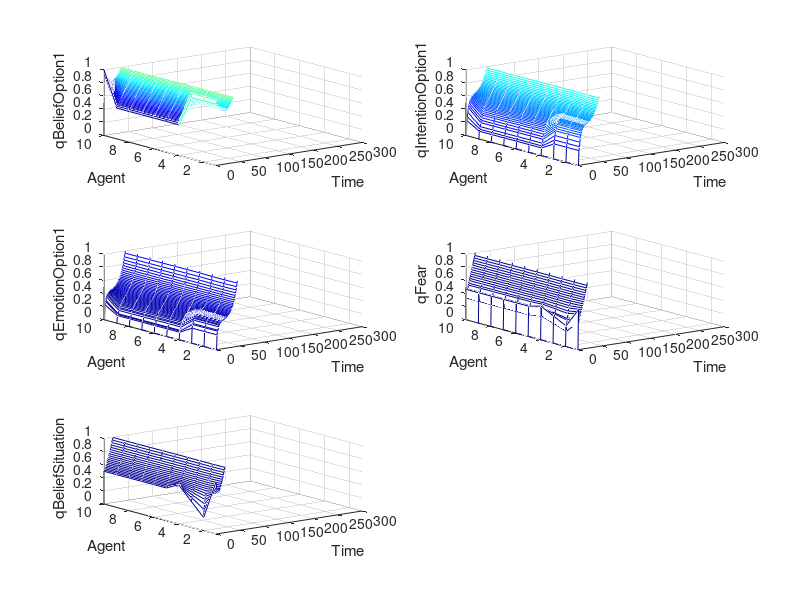

Recreate this plot in MATLAB.
%           Social Panic Mocel                  Final Assignment
%          Sander Martijn Kerkdijk               Max Turpijn
%          Course: Behaviour Dynamics in social Networks 
%               Vrije Universiteit Amsterdam 2015
%                    Copying will be punished





% Belief about an exit and emotions felt for different exits.
deltaT = 0.1;
numberOfSteps = 300;
numberOfAgents = 10;

% The speed parameters for the formulas with Beta,Eta and Delta parameters.
% The parameters are already optimized
muBeta = 0.1; 
muEta = 0.1;
muDelta = 0.1;

%personality characteristic that controls what you do in case or fear: + is
%positive and a - is negative
zeta = 1;

% parameter for treshold function in formulas for delta, ebta and eta
sigma = 40; % Should be a number above 20
tau = 0.5; %is treshold for qFear(affect on speedparameters

% parameters for combination functions for intentions and emotions for options.
% Calculated together it should always equal 1
omegaOEA1 = 0.5;
omegaOBA1 = 0.5;
omegaOEBA = omegaOEA1 + omegaOBA1; % 1
omegaOEA2 = 0.33;
omegaOIA1 = 0.33;
omegaOBA2 = 0.33;
omegaOIEBA = omegaOEA2 + omegaOIA1 + omegaOBA2; % 1
omegaOIA2 = 0.0;
omegaOBA3 = 1;
omegaOIBA = omegaOIA2 + omegaOBA3; % 1

%initial values for Fear about a situation
standardEpsilonFear = 1; standardDeltaFear = 1; standardEtaFear = 0.5; standardBetaFear = 0.5; standardNuFear = 0.5;

%initial values for Belief about a situation

standardEpsilonBeliefSituation = 1;
standardDeltaBeliefSituation = 0.5;
standardEtaBeliefSituation = 0.5;
standardBetaBeliefSituation = 0.5;

% 1 means very relevant and relevant for survival and 
% 0 means situation dangerious but not relevant for survival
standardRBeliefSituation = 1; 
standardPBeliefSituation = 0; 

initialBetaBeliefExitOption1 = 0.5;
initialEpsilonBeliefExitOption1 = 1;
initialDeltaBeliefExitOption1 = 0.1;
initialEtaBeliefExitOption1 = 0.5; 

%initial values for parameters/variables that have to do with EMOTIONS felt 
%for each exit options
standardEpsilonEmotionExitOption1 = 1;
standardDeltaEmotionExitOption1 = 1;
 initialQEmotionExitOption1 = 0; 
standardEtaEmotionExitOption1 = 0.5;
standardBetaEmotionExitOption1 = 0.5; 


% initial or standard values for parameters/variables that have to do with 
% INTENTIONS for exit options

initialQIntentionExitOption1 = 0;
standardEpsilonIntentionExitOption1 = 1; 
standardDeltaIntentionExitOption1 = 1; 
standardEtaIntentionExitOption1 = 0.5; 
standardBetaIntentionExitOption1 = 0.5; 



%defining size of matricis
epsilonFear = zeros(numberOfAgents, 1);
deltaFear = zeros(numberOfAgents, 1);
etaFear = zeros(numberOfAgents, 1);
betaFear = zeros(numberOfAgents, 1);
nuFear = zeros(numberOfAgents, 1);
normalGroupImpactFear = zeros(numberOfAgents, numberOfSteps + 1);
qFearStar = zeros(numberOfAgents, numberOfSteps + 1); gammaFear = zeros(numberOfAgents , numberOfAgents);
overallGammaFear = zeros(numberOfAgents , 1);
rBeliefSituation = zeros(numberOfAgents, 1); 
pBeliefSituation = zeros(numberOfAgents, 1);
qFear = zeros(numberOfAgents, numberOfSteps + 1); 
qBeliefSituation = zeros(numberOfAgents, numberOfSteps + 1); 
betaBeliefSituation = zeros(numberOfAgents, numberOfSteps + 1);
epsilonBeliefSituation = zeros(numberOfAgents, 1); 
deltaBeliefSituation = zeros(numberOfAgents, numberOfSteps + 1);
etaBeliefSituation = zeros(numberOfAgents, numberOfSteps + 1);
overallGammaBeliefSituation = zeros(numberOfAgents , numberOfSteps + 1);
qBeliefExitOption1 = zeros(numberOfAgents, numberOfSteps + 1); 
qBeliefExitOption1Star = zeros(numberOfAgents, numberOfSteps + 1);
gammaBeliefSituation = zeros(numberOfAgents, numberOfAgents);
qBeliefSituationStar = zeros(numberOfAgents, numberOfSteps );
gammaBeliefExitOption1 = zeros(numberOfAgents, numberOfAgents); 
overallGammaBeliefExitOption1 = zeros(numberOfAgents, numberOfSteps + 1); 
betaBeliefExitOption1 = zeros(numberOfAgents, numberOfSteps + 1); 
epsilonBeliefExitOption1 = zeros(numberOfAgents, 1); 
deltaBeliefExitOption1 = zeros(numberOfAgents, numberOfSteps + 1); 
etaBeliefExitOption1 = zeros(numberOfAgents, numberOfSteps + 1); 
epsilonEmotionExitOption1 = zeros(numberOfAgents, 1); 
deltaEmotionExitOption1 = zeros(numberOfAgents, 1);  
gammaEmotionExitOption1 = zeros(numberOfAgents, numberOfAgents);
overallGammaEmotionExitOption1 = zeros(numberOfAgents,1); 
overallGammaEmotionExitOption1Star = zeros(numberOfAgents, 1);
qEmotionExitOption1 = zeros(numberOfAgents, numberOfSteps + 1);
etaEmotionExitOption1 = zeros(numberOfAgents, 1); 
betaEmotionExitOption1 = zeros(numberOfAgents, 1); 
qEmotionExitOption1Star = zeros(numberOfAgents, numberOfSteps + 1);
qEmotionExitOption1StarStar = zeros(numberOfAgents, numberOfSteps + 1);
qIntentionExitOption1 = zeros(numberOfAgents, numberOfSteps + 1);
epsilonIntentionExitOption1 = zeros(numberOfAgents, 1); 
deltaIntentionExitOption1 = zeros(numberOfAgents, 1);
gammaIntentionExitOption1 = zeros(numberOfAgents, numberOfAgents);
overallGammaIntentionExitOption1 = zeros(numberOfAgents , 1);
overallGammaIntentionExitOption1Star = zeros(numberOfAgents, 1);
etaIntentionExitOption1 = zeros(numberOfAgents, 1); 
betaIntentionExitOption1 = zeros(numberOfAgents, 1); 
qIntentionExitOption1Star = zeros(numberOfAgents, numberOfSteps + 1);
qIntentionExitOption1StarStar = zeros(numberOfAgents, numberOfSteps + 1);


% Set initial values.
qFear = [0; 0; 0; 1; 1; 1; 0.2; 0.2; 0.1; 0.3]; 
qBeliefSituation = [0.8; 0.2; 0.4; 0.6; 0.5; 0.5; 0.5; 0.5; 0.5; 0.5; ];
qBeliefExitOption1 = [1; 1; 1; 0.5; 0.5; 0.5; 0.5; 0.5; 0.5; 1];

% setting the values for parameters and initial values for variables
for i = 1:numberOfAgents
    epsilonFear(i, 1) = standardEpsilonFear; deltaFear(i, 1) = standardDeltaFear; etaFear(i, 1) = standardEtaFear; betaFear(i,1) = standardBetaFear; nuFear(i,1) = standardNuFear;
rBeliefSituation(i, 1) = standardRBeliefSituation; pBeliefSituation(i,1) = standardPBeliefSituation;
epsilonBeliefSituation(i, 1) = standardEpsilonBeliefSituation; 
deltaBeliefSituation(i, 1) = standardDeltaBeliefSituation; 
etaBeliefSituation(i, 1) = standardEtaBeliefSituation; 
betaBeliefSituation(i, 1) = standardBetaBeliefSituation;
epsilonEmotionExitOption1(i, 1) = standardEpsilonEmotionExitOption1; 
deltaEmotionExitOption1(i, 1) = standardDeltaEmotionExitOption1; 
qEmotionExitOption1(i, 1) = initialQEmotionExitOption1; 
etaEmotionExitOption1(i, 1) = standardEtaEmotionExitOption1; 


% Constant for all.....
qIntentionExitOption1(i, 1) = initialQIntentionExitOption1; 
epsilonIntentionExitOption1(i,1) = standardEpsilonIntentionExitOption1; 
deltaIntentionExitOption1(i, 1) = standardDeltaIntentionExitOption1;  
etaIntentionExitOption1(i,1) = standardEtaIntentionExitOption1; 
betaIntentionExitOption1(i, 1) = standardBetaIntentionExitOption1; 
end


for i = 1:numberOfAgents
betaBeliefExitOption1(i, 1) = initialBetaBeliefExitOption1; 
epsilonBeliefExitOption1(i, 1) = initialEpsilonBeliefExitOption1; 
deltaBeliefExitOption1(i, 1) = initialDeltaBeliefExitOption1; 
etaBeliefExitOption1(i, 1) = initialEtaBeliefExitOption1; 
end

% setting the beliefs of the emergenecy options about their accessibility
pBeliefExitOption1(1,1) = 0; % not accessible
rBeliefExitOption1(1,1) = 1; % information = relevant for survival

for i = 1: numberOfAgents
    if i> numberOfAgents
        qBeliefExitOption1(i, 1) = pBeliefExitOption1(i-18,1);
    end
    
end




%#### calculating gamma's and overallgamma's that are CONSTANT over all timesteps 
% gammaFear = epsilonFear of sender * deltaFear of receiver
% overallGammaFear = sum of all gamma's from the senders to the receiver 

for i = 1: numberOfAgents
    for j = 1: numberOfAgents
        gammaFear(i,j) = epsilonFear(j,1) * deltaFear(i, 1); 
        overallGammaFear(i, 1) = sum(gammaFear(i,:)) - gammaFear(i, i);
 gammaEmotionExitOption1(i,j) = epsilonEmotionExitOption1(j,1) * deltaEmotionExitOption1(i, 1);      
overallGammaEmotionExitOption1(i, 1) = sum(gammaEmotionExitOption1(i,:)) - gammaEmotionExitOption1(i, i);

    end
end

%calculation of overallGammaExitOptionStar = overallGamm multiplied by the sum of the omega's

for i =1: numberOfAgents
    overallGammaEmotionExitOption1Star(i, 1) = overallGammaEmotionExitOption1(i, 1) * omegaOEBA;
end
        
%calculating contagion strengths for intentions towards the exit option 
%calculation of overallGamma's of intentions for exit option = sum of all sending gamma's to a receiver

for i = 1: numberOfAgents
for j = 1: numberOfAgents 
    gammaIntentionExitOption1(i,j) = epsilonIntentionExitOption1(j,1) * deltaIntentionExitOption1(i, 1);     
    overallGammaIntentionExitOption1(i, 1) = sum(gammaIntentionExitOption1(i,:)) - gammaIntentionExitOption1(i, i);

end
end

%calculation of overallGammaExitOptionStar = overallGamm multiplied by the sum of the omega's

for i =1: numberOfAgents
if i <= numberOfAgents
overallGammaIntentionExitOption1Star(i, 1) = overallGammaIntentionExitOption1(i, 1) * omegaOIEBA;
overallGammaIntentionExitOption1Star(i, 1) = overallGammaIntentionExitOption1 (i, 1) * omegaOIBA;

end
end


% The calculations that run over time ; Beliefs, Intentions,Emotions and
% Fear.


for n = 1: numberOfSteps;
%qFearStar = group impact of qFear on receiver
%qFear = fear of person as a receiver = first formula,

for i=1: numberOfAgents
for j= 1: numberOfAgents 
normalGroupImpactFear(i, n) = (gammaFear(i, 1: numberOfAgents) * qFear(1: numberOfAgents, n)) /overallGammaFear(i, 1);
qFearStar(i, n+1) = nuFear(i, 1) * normalGroupImpactFear(i, n) + (1-nuFear (i,1)) * ((1-pBeliefSituation(i,1)) * rBeliefSituation(i,1) * qBeliefSituation(i, n));

if i <= numberOfAgents
qFear(i, n+1) = qFear(i, n) + overallGammaFear(i, 1)*(etaFear(i, 1)*(betaFear(i, 1)*(1 - (1 - qFearStar(i, n))*(1-qFear(i, n))) + (1-betaFear(i,1)) * qFearStar(i, n) * qFear(i, n)) + (1-etaFear(i, 1)) * qFearStar(i, n) - qFear(i, n)) * deltaT;
else
qFear(i, n+1) = qFearStar(i, n+1);
end

end

end



% Belief about the situation
% calculates the contagion strength for belief about the situation
%overallGammaBeliefSituation = sum of all gamma's from the senders to a the receiver

for i = 1: numberOfAgents
for j = 1: numberOfAgents
gammaBeliefSituation(i, j) = epsilonBeliefSituation(i,1) * deltaBeliefSituation(j, n);
overallGammaBeliefSituation(i, n) = sum(gammaBeliefSituation(i,:)) - gammaBeliefSituation(i, i);
end
end

%updates delta, beta en eta
for i = 1: numberOfAgents
betaBeliefSituation(i, n+1) = betaBeliefSituation(i, n) + muBeta * (1 / (1 + exp(-sigma*(qFear(i, n) - tau)))) * (1- qBeliefSituation(i, n)) * ((1 - pBeliefSituation(i, 1)) - betaBeliefSituation(i, n)) * deltaT;
etaBeliefSituation(i, n+1) = etaBeliefSituation(i, n) + muEta * (1 / (1 + exp(- sigma*(qFear(i, n) - tau)))) * (rBeliefSituation(i, 1) * (1 - pBeliefSituation(i, 1)) * (qBeliefSituation(i, n) - etaBeliefSituation(i, n))) * deltaT;
deltaBeliefSituation(i, n+1) = deltaBeliefSituation(i, n) + muDelta * (1 / (1 + exp(-sigma*(qFear(i, n) - tau)))) * ((1 -( 1- rBeliefSituation(i, 1)) * qBeliefSituation(i, n)) - deltaBeliefSituation(i, n)) * deltaT;
end

%qStarBeliefSituation = group impact of qBeliefSituation on receiver 
for i=1: numberOfAgents
for j= 1: numberOfAgents
qBeliefSituationStar(i, n) = (gammaBeliefSituation(i, 1: numberOfAgents) * qBeliefSituation(1: numberOfAgents, n))/overallGammaBeliefSituation(i, n);
qBeliefSituation(i, n+1) = qBeliefSituation(i, n) + overallGammaBeliefSituation(i, n) * ( etaBeliefSituation(i, n) * ( betaBeliefSituation (i, n) * (1 - ( 1 - qBeliefSituationStar(i, n)) * ( 1 - qBeliefSituation(i, n))) + (1 - betaBeliefSituation(i,n)) * qBeliefSituationStar(i, n) * qBeliefSituation(i, n)) + (1 - etaBeliefSituation(i,n)) * qBeliefSituationStar(i, n) - qBeliefSituation(i, n)) * deltaT;
end
end

%calculating contagion strengths for belief about the exit option
%overallGammaBeliefExitOptions = sum of all gamma's from the senders to the receiver

for i = 1: numberOfAgents
for j = 1: numberOfAgents
  gammaBeliefExitOption1(i,j) = epsilonBeliefExitOption1(j,1) * deltaBeliefExitOption1(i, n);

 
  overallGammaBeliefExitOption1(i, n) = sum(gammaBeliefExitOption1(i,:)) - gammaBeliefExitOption1(i, i);

  
end
end


%update of delta, beta en eta 
%pBeliefExitOptionX / rBeliefExitOptionX are the info the exit option send

for i = 1: numberOfAgents
if i <= numberOfAgents
betaBeliefExitOption1(i, n+1) = betaBeliefExitOption1(i, n) + muBeta * (1 /(1 + exp(-sigma*(qFear(i, n) - tau)))) * (1- qBeliefExitOption1(i, n)) * ((zeta *pBeliefExitOption1(1,1)) + ((1-zeta) * (1-pBeliefExitOption1(1, 1))) - betaBeliefExitOption1(i, n)) * deltaT;
etaBeliefExitOption1(i, n+1) = etaBeliefExitOption1(i, n) + muEta * (1 / (1+ exp(-sigma*(qFear(i, n) - tau)))) * (rBeliefExitOption1(1, 1) * (1 -pBeliefExitOption1(1, 1)) * (qBeliefExitOption1(i, n) - etaBeliefExitOption1(i, n))) * deltaT;
deltaBeliefExitOption1(i, n+1) = deltaBeliefExitOption1(i, n) + muDelta * (1 / (1 + exp(-sigma*(qFear(i, n) - tau)))) * ((1 -( 1- rBeliefExitOption1(1,1)) * qBeliefExitOption1(i, n)) - deltaBeliefExitOption1(i, n)) * deltaT;
else 
betaBeliefExitOption1(i, n+1) = betaBeliefExitOption1(i, n); 
etaBeliefExitOption1(i, n+1) = etaBeliefExitOption1(i, n); 
deltaBeliefExitOption1(i, n+1) = deltaBeliefExitOption1(i, n); 

end
end

%qStarBeliefExitOption = group impact of qBeliefExitOptions on receiver
for i=1: numberOfAgents
for j= 1: numberOfAgents
qBeliefExitOption1Star(i, n + 1) = (gammaBeliefExitOption1(i, 1: numberOfAgents) * qBeliefExitOption1(1: numberOfAgents, n))/overallGammaBeliefExitOption1(i, n);
end
end

for i=1: numberOfAgents
    if i<= numberOfAgents
      qBeliefExitOption1(i, n+1) = qBeliefExitOption1(i, n) + overallGammaBeliefExitOption1(i, n) * ( etaBeliefExitOption1(i, n) * ( betaBeliefExitOption1(i, n) * (1 - ( 1 - qBeliefExitOption1Star(i, n)) * ( 1 - qBeliefExitOption1(i, n))) + (1 - betaBeliefExitOption1(i,n)) * qBeliefExitOption1Star (i, n) * qBeliefExitOption1(i, n)) + (1 - etaBeliefExitOption1(i,n)) * qBeliefExitOption1Star(i, n) - qBeliefExitOption1(i, n)) * deltaT; 
    else
      
qBeliefExitOption1(i, n+1) = qBeliefExitOption1(i, n); 

    end
end


%qEmotionExitOptionsStar = group impact of qEmotionExitOption on receiver
for i=1: numberOfAgents
    for j= 1: numberOfAgents
        qEmotionExitOption1Star(i, n + 1) = (gammaEmotionExitOption1(i, 1: numberOfAgents) * qEmotionExitOption1(1: numberOfAgents, n))/overallGammaEmotionExitOption1(i, 1);
    end
end

%qEmotionExitOptionsStarStar = group impact of qEmotionExitOptions AND qBeliefExitOptions on receiver

for i=1: numberOfAgents 
    qEmotionExitOption1StarStar(i, n+1) =(omegaOEA1 / omegaOEBA) *qEmotionExitOption1Star(i, n) + (omegaOBA1 / omegaOEBA) * qBeliefExitOption1(i, n);
end

%qEmotionExitOption = emotions of persons for each of the exit option
for i=1: numberOfAgents
for j= 1: numberOfAgents
    if i <= numberOfAgents
        qEmotionExitOption1(i, n+1) = qEmotionExitOption1(i, n) + overallGammaEmotionExitOption1Star(i, 1) * (etaEmotionExitOption1(i, 1) * (betaEmotionExitOption1(i, 1) * (1 - (1 - qEmotionExitOption1StarStar(i, n)) * (1- qEmotionExitOption1(i, n))) + (1-betaEmotionExitOption1(i,1)) * qEmotionExitOption1StarStar(i, n) * qEmotionExitOption1(i, n)) + (1- etaEmotionExitOption1(i, 1)) * qEmotionExitOption1StarStar(i, n) - qEmotionExitOption1 (i, n)) * deltaT;
    else
        qEmotionExitOption1(i + n+1) = qEmotionExitOption1StarStar(i, n + 1);
    end
end
end

%qIntentionExitOptionsStar = group impact of qIntentionExitOptions on receiver
for i=1: numberOfAgents
    for j= 1: numberOfAgents
        qIntentionExitOption1Star(i, n + 1) = (gammaIntentionExitOption1(i, 1: numberOfAgents) * qIntentionExitOption1(1: numberOfAgents, n))/overallGammaIntentionExitOption1(i, 1);
    end
end

%qIntentionExitOptionsStarStar = group impact of qIntentionExitOptions AND qBeliefExitOptions on receiver
for i=1: numberOfAgents
    if i <= numberOfAgents   
qIntentionExitOption1StarStar(i, n+1) =(omegaOIA1 / omegaOIEBA) * qIntentionExitOption1Star(i, n) + (omegaOEA2 / omegaOIEBA) * qEmotionExitOption1(i, n) + (omegaOBA2 / omegaOIEBA) * qBeliefExitOption1(i, n);
    else
        qIntentionExitOption1StarStar(i, n+1) =(omegaOIA2 / omegaOIBA) * qIntentionExitOption1Star(i, n) + (omegaOBA3 / omegaOIBA) * qBeliefExitOption1(i, n);
    end
end
%qIntentionExitOption = intentions of persons for the exit option 

for i=1: numberOfAgents
    for j= 1: numberOfAgents
        if i <= numberOfAgents
            qIntentionExitOption1(i, n+1) = qIntentionExitOption1(i, n) + overallGammaIntentionExitOption1Star(i, 1) * (etaIntentionExitOption1(i, 1) * (betaIntentionExitOption1(i, 1) * (1 - (1 - qIntentionExitOption1StarStar(i, n)) * (1- qIntentionExitOption1(i, n))) + (1-betaIntentionExitOption1(i,1)) * qIntentionExitOption1StarStar(i, n) * qIntentionExitOption1(i, n)) + (1- etaIntentionExitOption1(i, 1)) * qIntentionExitOption1StarStar(i, n) - qIntentionExitOption1(i, n)) * deltaT;
        else
         
qIntentionExitOption1(i, n + 1) = qIntentionExitOption1StarStar(i, n + 1);
        end
    end
end
end

X1 = 0:1:(numberOfSteps-1);
Y1 = 1:1:numberOfAgents;
az = -37.5;
el = 30;
map = 'Jet';
mat = 'shiny';
lights = 'gouraud';
Z1 = zeros(numberOfAgents, numberOfSteps); 
Z2 = zeros(numberOfAgents, numberOfSteps); 
Z3 = zeros(numberOfAgents, numberOfSteps);
Z4 = zeros(numberOfAgents, numberOfSteps); 
Z5 = zeros(numberOfAgents, numberOfSteps); 

for i=1:numberOfAgents
    for j=1:numberOfSteps
        Z1(i, j) = qFearStar(i, j);
        Z2(i, j) = qBeliefSituation(i, j); 
        Z3(i, j) = qBeliefExitOption1(i, j); 
        Z4(i, j) = qIntentionExitOption1(i, j); 
        Z5(i, j)= qEmotionExitOption1(i, j);

        
    end
end

% making the plots
view(az,el); colormap(map); 
material 'shiny'; 
lighting 'gouraud';
subplot(3,2,1), mesh(X1, Y1, Z3); 
xlabel('Time');
ylabel('Agent');
zlim([0 1]);
ylim([1 numberOfAgents]); view(az,el); 
zlabel('qBeliefOption1');

subplot(3,2,2), mesh(X1, Y1, Z4); 
xlabel('Time');
ylabel('Agent'); 
zlabel('qIntentionOption1'); 
zlim([0 1]);
ylim([1 numberOfAgents]); 
view(az,el);
subplot(3,2,3), mesh(X1, Y1, Z5); 
xlabel('Time');
ylabel('Agent'); 
zlabel('qEmotionOption1');
zlim([0 1]);
ylim([1 numberOfAgents]);
view(az,el);

subplot(3,2,4), mesh(X1, Y1, Z1); 
xlabel('Time');
ylabel('Agent');
zlabel('qFear');
zlim([0 1]);
ylim([1 numberOfAgents]); 
view(az,el);
subplot(3,2,5), mesh(X1, Y1, Z2); 
xlabel('Time');
ylabel('Agent'); zlabel('qBeliefSituation'); 
zlim([0 1]);
ylim([1 numberOfAgents]); 
view(az,el);


        
        
    

